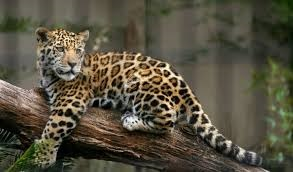
#> input picture ficha6/images/img1.jpg, 293 x 172 px, found by its file name
$ python 5.py
#> lines starting #> are read from the running program, lines starting #| are printed output that depends on the picture
from PIL import Image, ImageDraw

def addWindowFrame(input_image_path, output_image_path, frame_color=(0, 0, 255), frame_thickness=10):
#> called with input_image_path = 'ficha6/images/img1.jpg', output_image_path = 'ficha6/images/framed_img1.jpg', frame_color = (0, 0, 255), frame_thickness = 10
    image = Image.open(input_image_path)
#> image is the input picture: PIL image 293x172 RGB; mean R, G, B 86.7, 81.2, 64.4
    width, height = image.size
#> width = 293; height = 172

    draw = ImageDraw.Draw(image)

    mid_x = width // 2
#> mid_x = 146
    mid_y = height // 2
#> mid_y = 86

    draw.rectangle([(mid_x - frame_thickness // 2, 0),
                    (mid_x + frame_thickness // 2, height)],
                   fill=frame_color)

    draw.rectangle([(0, mid_y - frame_thickness // 2),
                    (width, mid_y + frame_thickness // 2)],
                   fill=frame_color)

    draw.rectangle([(0, 0), (width, frame_thickness)], fill=frame_color)
    draw.rectangle([(0, 0), (frame_thickness, height)], fill=frame_color)
    draw.rectangle([(0, height - frame_thickness), (width, height)], fill=frame_color)
    draw.rectangle([(width - frame_thickness, 0), (width, height)], fill=frame_color)

    image.save(output_image_path)
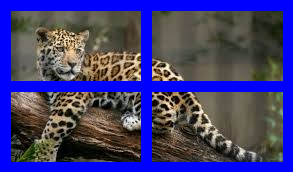
#> saved as framed_img1.jpg: PIL image 293x172 RGB; mean R, G, B 65.4, 60.6, 118.8
    print(f"Image with window frame saved as {output_image_path}")

    image.show()

input_image_path = "ficha6/images/img1.jpg"
framed_output_path = "ficha6/images/framed_img1.jpg"

addWindowFrame(input_image_path, framed_output_path)

$ run again, with ficha6/images/img2.jpg copied over ficha6/images/img1.jpg
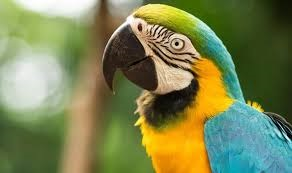
#> input picture ficha6/images/img2.jpg, 292 x 173 px, found by its file name
#> in addWindowFrame, image is the input picture: PIL image 292x173 RGB; mean R, G, B 123.6, 132.1, 82.7
#> in addWindowFrame, `image.save(output_image_path)`:
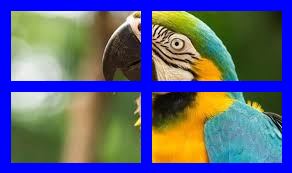
#> saved as framed_img1.jpg: PIL image 292x173 RGB; mean R, G, B 89.9, 95.9, 129

$ run again, with ficha6/images/img3.jpg copied over ficha6/images/img1.jpg
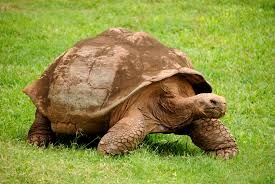
#> input picture ficha6/images/img3.jpg, 275 x 184 px, found by its file name
#> in addWindowFrame, image is the input picture: PIL image 275x184 RGB; mean R, G, B 143.1, 147.2, 67
#> in addWindowFrame, `image.save(output_image_path)`:
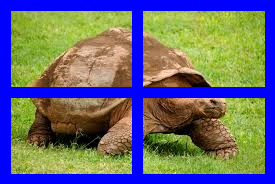
#> saved as framed_img1.jpg: PIL image 275x184 RGB; mean R, G, B 103.3, 104.7, 117.9

$ run again, with ficha6/images/img4.jpg copied over ficha6/images/img1.jpg
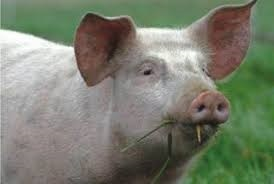
#> input picture ficha6/images/img4.jpg, 274 x 184 px, found by its file name
#> in addWindowFrame, image is the input picture: PIL image 274x184 RGB; mean R, G, B 120.7, 125.9, 109.8
#> in addWindowFrame, `image.save(output_image_path)`:
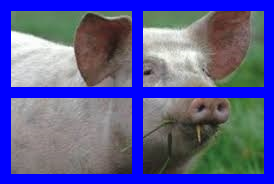
#> saved as framed_img1.jpg: PIL image 274x184 RGB; mean R, G, B 89.3, 90.9, 149.4
